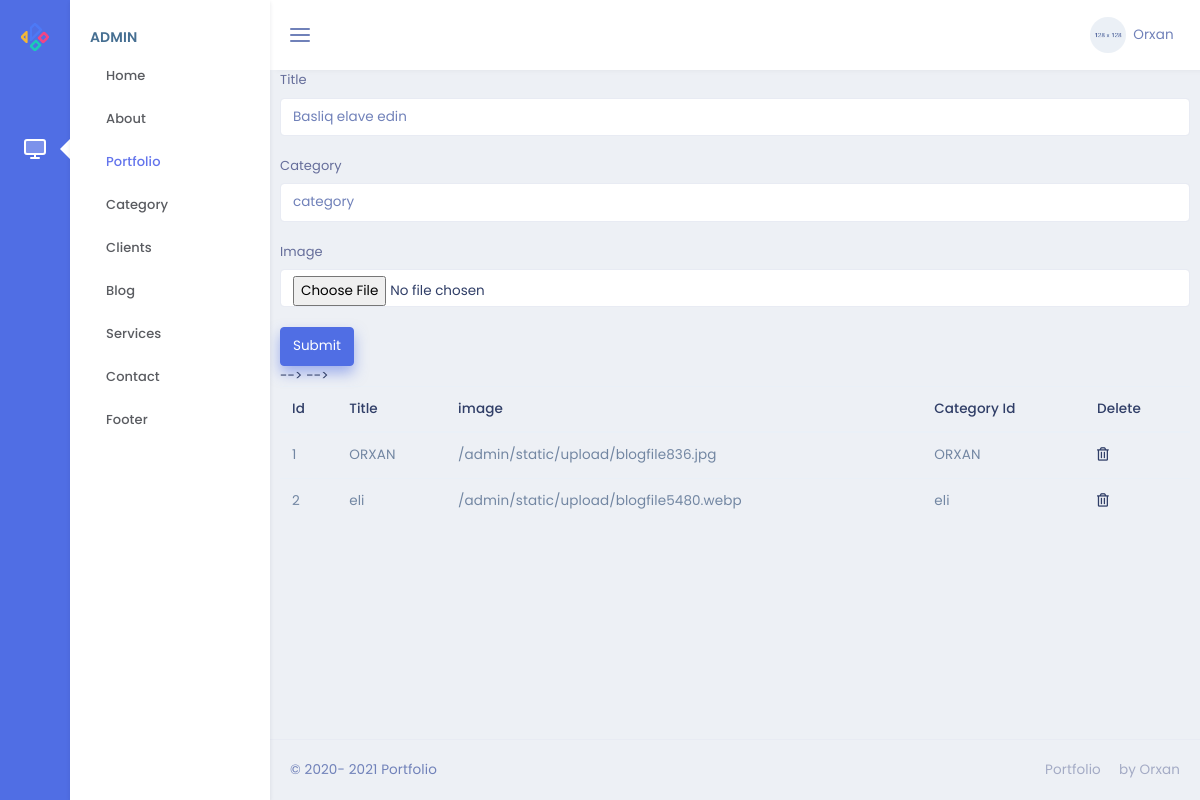
Page /admin/portfolio on the committed database.
### models.py (models this page shows)
class Portfolio(db.Model):
    id = db.Column(db.Integer, primary_key=True)
    title = db.Column(db.String,nullable=False)
    image = db.Column(db.String,nullable=False)
    category_id = db.Column(db.Integer,db.ForeignKey('category.id'),nullable=False)

class Category(db.Model):
    id = db.Column(db.Integer, primary_key=True)
    name = db.Column(db.String,nullable=False)
    title= db.Column(db.String,nullable=False)
    portfolies = db.relationship('Portfolio',backref='category',lazy=True)

### admin/routes.py (the view, shortened to what this page needs)
@admin.route('/portfolio' , methods=["GET","POST"])
def portfoliopages():
    ctg=Category.query.all()
    prt=Portfolio.query.all()
    return render_template('/admin/Portfolio/portfolio.html',prt=prt,ctg=ctg)

### admin/templates/admin/Portfolio/portfolio.html (shortened to what this page needs)
{% extends "admin/base.html" %}
{% block content %}
<form action="/admin/portfolio" method="POST" enctype="multipart/form-data">
    <div class="form-group">
        <label for="title">Title</label>
        <input type="title" class="form-control" name="title" id="title" placeholder="Basliq elave edin">
    </div>
    <div class="form-group">
        <label for="category">Category</label>
        <input type="category" class="form-control" name="category" id="category" placeholder="category">
    </div>
    <div class="form-group">
        <label for="image">Image</label>
        <input type="file" class="form-control" name="image" id="image" placeholder="image">
    </div>
    <button type="submit" class="btn btn-primary">Submit</button>
</form>
<table class="table">
    <thead>
        <tr>
            <th scope="col">Id</th>
            <th scope="col">Title</th>
            <th scope="col">image</th>
            <th scope="col">Category Id</th>
            <th scope="col">Delete</th>
        </tr>
    </thead>
    <tbody>
        {% for i in prt %}
        <tr>
            <td>{{i.id}}</td>
            <td>{{i.title}}</td>
            <td>{{i.image}}</td>
            {% for c in ctg %}
            {% if c.id==i.category_id %}
            <td>{{c.name}}</td>
            {% endif %}
            {% endfor %}
            <td><a href="/admin/portfolio/{{i.id}}"> <i class="far fa-trash-alt"></i> </a> </td>
        </tr>
        {% endfor %}
    </tbody>
</table>
{% endblock %}

### rows in the picture
Portfolio: id "1", title "ORXAN", image "/admin/static/upload/blogfile836.jpg"
Category: name "ORXAN"
Portfolio: id "2", title "eli", image "/admin/static/upload/blogfile5480.webp"
Category: name "eli"
